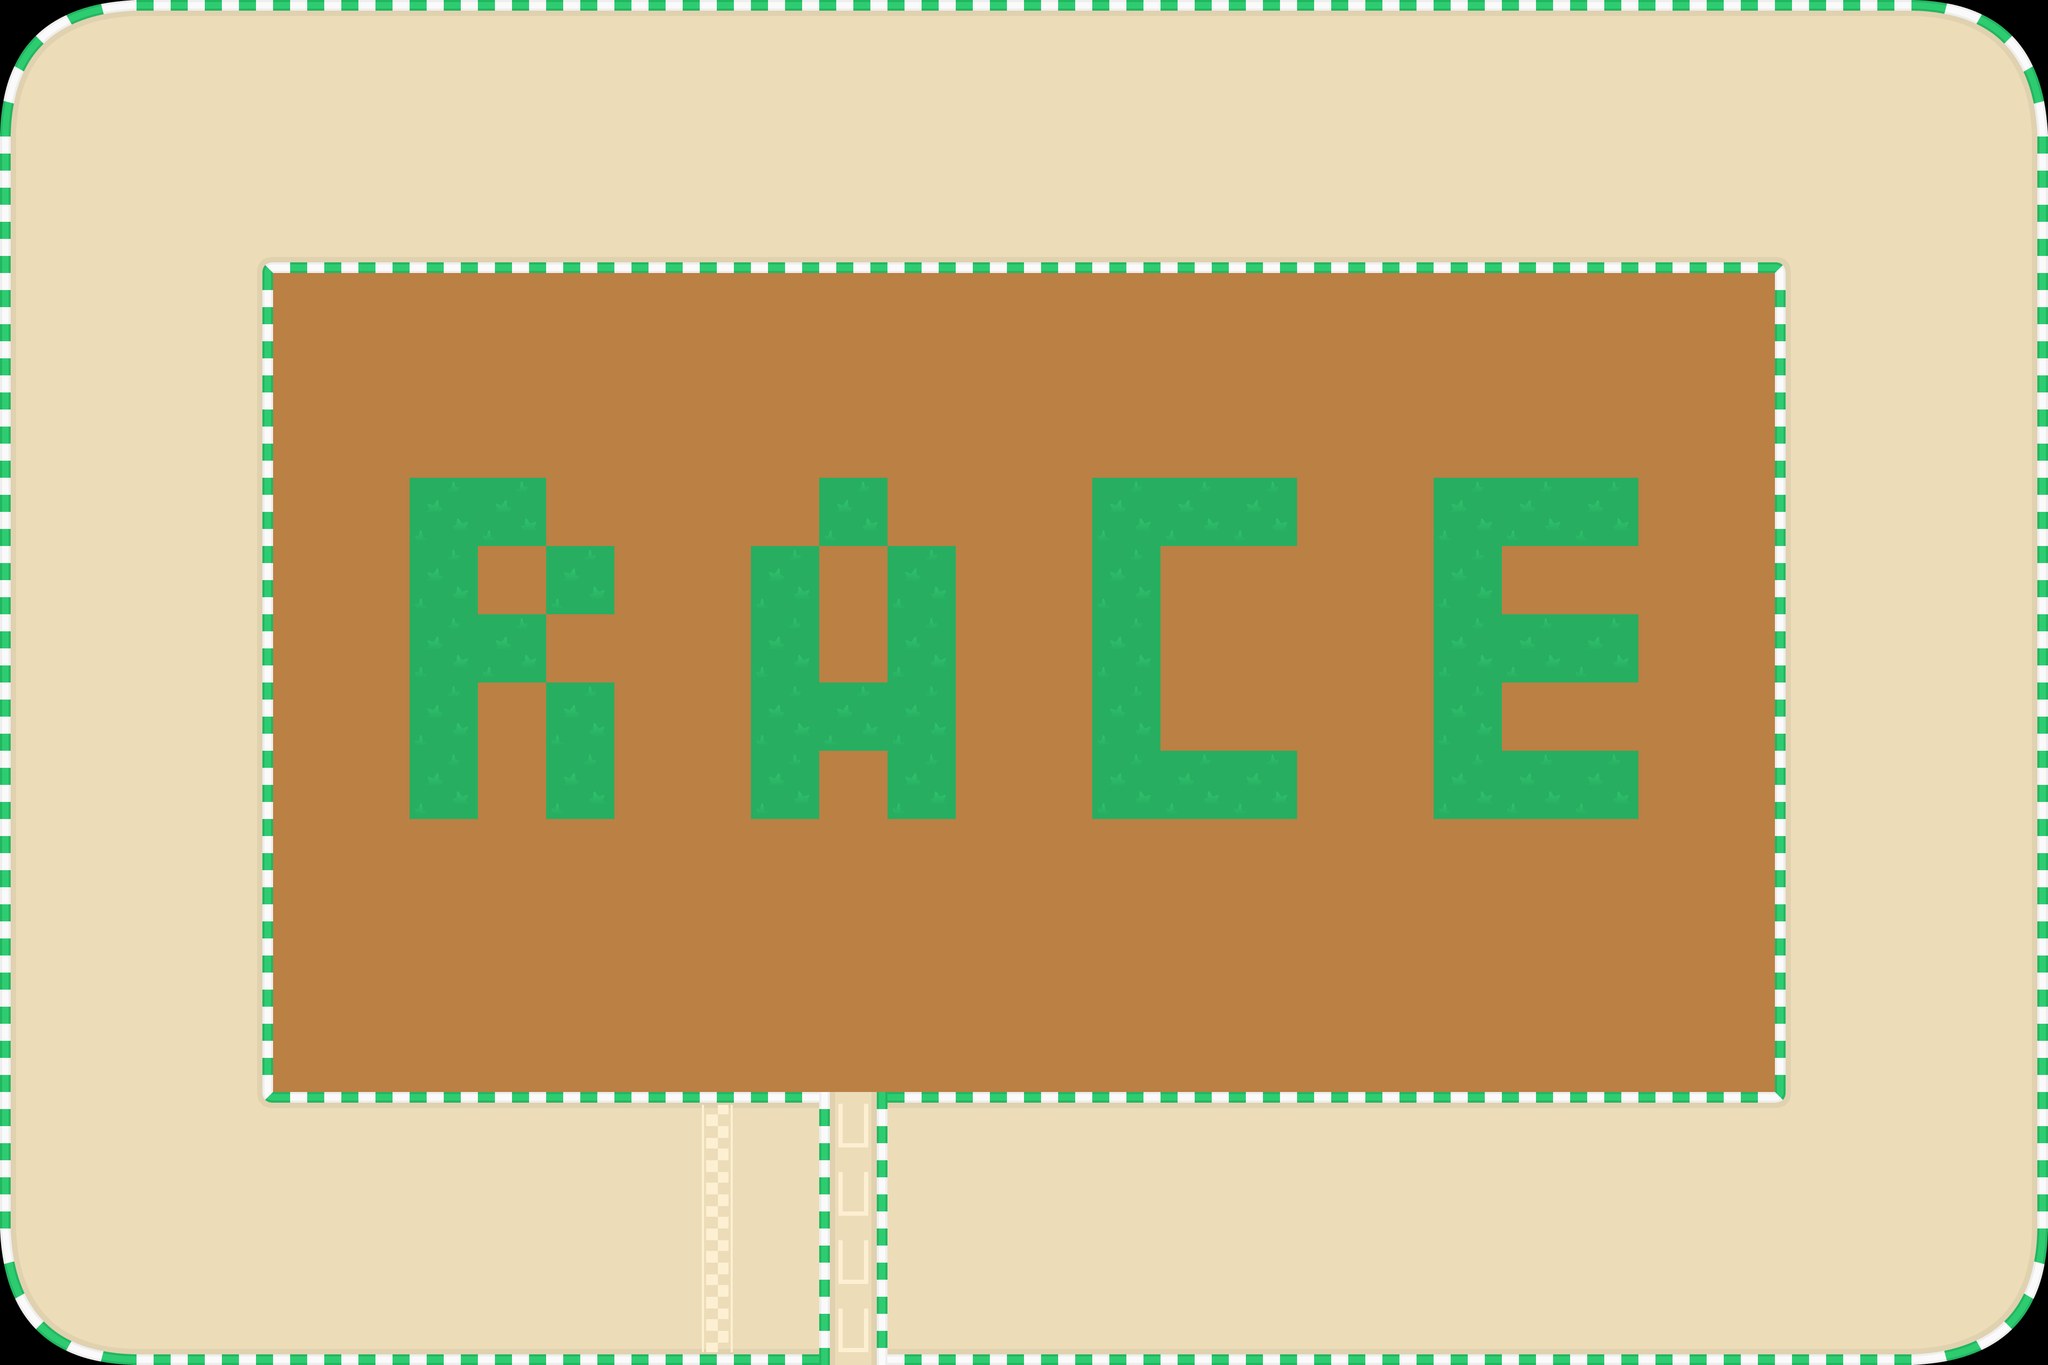

Tiled map render using the project's own tile images. Description and the map definition, with tile-layer contents summarised, below:
An orthogonal 30x20 tile map with 128x128 px tiles, 2 tile layers (t0, front), 2 tilesets and 12 objects (5x barrier, 4x coins, hero).

<map version="1.9" tiledversion="1.9.1" orientation="orthogonal" renderorder="right-down" width="30" height="20" tilewidth="128" tileheight="128" infinite="0" nextlayerid="9" nextobjectid="45">
 <tileset firstgid="1" name="spritesheet_tiles" tilewidth="128" tileheight="128" spacing="2" tilecount="465" columns="31">
  <image source="spritesheet_tiles.png" width="4096" height="2048" />
 </tileset>
 <tileset firstgid="466" name="spritesheet_vehicles" tilewidth="71" tileheight="131" spacing="2" tilecount="42" columns="14">
  <image source="spritesheet_vehicles.png" width="1024" height="512" />
 </tileset>
 <layer id="1" name="t0" width="30" height="20">
  <data>[600 cells, 600 non-empty, 18 distinct tile ids]</data>
 </layer>
 <objectgroup id="3" name="ObjectsStatic">
  <object id="26" name="barrier" x="-0.667285" y="2539.94" width="3862.86" height="20.058">
   <properties>
    <property name="BodyType" value="StaticBody" />
    <property name="friction" type="float" value="0.3" />
    <property name="gravityScale" type="float" value="1" />
    <property name="restitution" type="float" value="0.1" />
   </properties>
  </object>
  <object id="33" name="barrier" x="-25.5218" y="-0.029" width="3891.04" height="20.058">
   <properties>
    <property name="BodyType" value="StaticBody" />
    <property name="friction" type="float" value="0.3" />
    <property name="gravityScale" type="float" value="0" />
    <property name="restitution" type="float" value="0.1" />
   </properties>
  </object>
  <object id="34" name="barrier" x="506.036" y="492.292" width="2827.8" height="1549.53">
   <properties>
    <property name="BodyType" value="StaticBody" />
    <property name="friction" type="float" value="0.3" />
    <property name="gravityScale" type="float" value="0" />
    <property name="restitution" type="float" value="0.1" />
   </properties>
  </object>
  <object id="37" name="barrier" x="-0.547348" y="-4.64085" width="20.125" height="2562.36">
   <properties>
    <property name="BodyType" value="StaticBody" />
    <property name="friction" type="float" value="0.3" />
    <property name="gravityScale" type="float" value="0" />
    <property name="restitution" type="float" value="0.1" />
   </properties>
  </object>
  <object id="38" name="barrier" x="3820.06" y="-1.27928" width="20.125" height="2584.45">
   <properties>
    <property name="BodyType" value="StaticBody" />
    <property name="friction" type="float" value="0.3" />
    <property name="gravityScale" type="float" value="0" />
    <property name="restitution" type="float" value="0.1" />
   </properties>
  </object>
 </objectgroup>
 <objectgroup id="4" name="ObjectsDynamic">
  <object id="15" name="coins" x="763.091" y="2494.73" width="32" height="32">
   <properties>
    <property name="BodyType" value="DynamicBody" />
    <property name="friction" type="float" value="0" />
    <property name="gravityScale" type="float" value="1" />
    <property name="restitution" type="float" value="1" />
   </properties>
  </object>
  <object id="16" name="coins" x="1741.94" y="2496.73" width="32" height="32">
   <properties>
    <property name="BodyType" value="DynamicBody" />
    <property name="friction" type="float" value="0" />
    <property name="gravityScale" type="float" value="1" />
    <property name="restitution" type="float" value="1" />
   </properties>
  </object>
  <object id="17" name="coins" x="1088.36" y="2493.7" width="32" height="32">
   <properties>
    <property name="BodyType" value="DynamicBody" />
    <property name="friction" type="float" value="0" />
    <property name="gravityScale" type="float" value="1" />
    <property name="restitution" type="float" value="1" />
   </properties>
  </object>
  <object id="40" name="coins" x="1822.67" y="2492.97" width="32" height="32">
   <properties>
    <property name="BodyType" value="DynamicBody" />
    <property name="friction" type="float" value="0" />
    <property name="gravityScale" type="float" value="1" />
    <property name="restitution" type="float" value="1" />
   </properties>
  </object>
 </objectgroup>
 <objectgroup id="7" name="hero">
  <object id="14" name="hero" x="1275.88" y="2361.73" width="172.785" height="78.9285">
   <properties>
    <property name="BodyType" value="DynamicBody" />
    <property name="friction" type="float" value="0" />
    <property name="gravityScale" type="float" value="1" />
    <property name="restitution" type="float" value="0.1" />
   </properties>
  </object>
  <object id="43" x="1410.98" y="2171.22">
   <polyline points="0,0 1930.32,3.12856 2058.6,-15.6428 2139.94,-106.371 2161.84,-250.285 2180.61,-1636.24 2083.62,-1786.41 1902.17,-1833.34 -866.612,-1836.47 -979.241,-1814.57 -1079.35,-1692.55 -1073.1,-106.371 -1016.78,-34.4142 -631.97,12.5143 -269.057,3.12856" />
  </object>
  <object id="44" x="1420.37" y="2258.82">
   <polyline points="0,0 1623.72,12.5143 1867.75,-21.9 2052.34,-256.542 2255.69,-569.399 2290.11,-1154.44 2261.95,-1598.7 2027.31,-1839.6 1235.78,-1874.01 -941.698,-1911.55 -1129.41,-1895.91 -1251.43,-1564.28 -1298.35,-563.142 -854.098,-6.25713 -100.114,-15.6428" />
  </object>
 </objectgroup>
 <layer id="8" name="front" width="30" height="20">
  <data>[600 cells, 4 non-empty, 1 distinct tile ids]</data>
 </layer>
</map>
